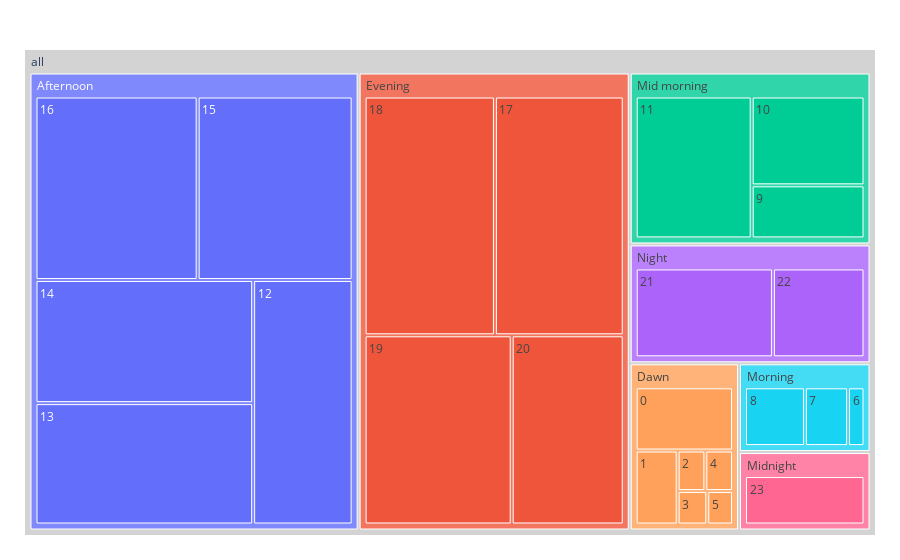

Notebook cell for this chart:
### Code cell
import plotly.express as px
fig = px.treemap(df, path=[px.Constant("all"), 'daytime', 'hour'])
fig.update_traces(root_color="lightgrey")
fig.update_layout(margin = dict(t=50, l=25, r=25, b=25))
fig.show()

### Figure 1 — Plotly figure (JSON) as saved in the notebook; plotly's stock layout.template omitted (floating-point values rounded to 4 significant figures)
{"data": [{"branchvalues": "total", "domain": {"x": [0, 1], "y": [0, 1]}, "hovertemplate": "labels=%{label}<br>count=%{value}<br>parent=%{parent}<br>id=%{id}<extra></extra>", "ids": ["all/Dawn/0", "all/Dawn/1", "all/Dawn/2", "all/Dawn/3", "all/Dawn/4", "all/Dawn/5", "all/Morning/6", "all/Morning/7", "all/Morning/8", "all/Mid morning/9", "all/Mid morning/10", "all/Mid morning/11", "all/Afternoon/12", "all/Afternoon/13", "all/Afternoon/14", "all/Afternoon/15", "all/Afternoon/16", "all/Evening/17", "all/Evening/18", "all/Evening/19", "all/Evening/20", "all/Night/21", "all/Night/22", "all/Midnight/23", "all/Afternoon", "all/Dawn", "all/Evening", "all/Mid morning", "all/Midnight", "all/Morning", "all/Night", "all"], "labels": ["0", "1", "2", "3", "4", "5", "6", "7", "8", "9", "10", "11", "12", "13", "14", "15", "16", "17", "18", "19", "20", "21", "22", "23", "Afternoon", "Dawn", "Evening", "Mid morning", "Midnight", "Morning", "Night", "all"], "name": "", "parents": ["all/Dawn", "all/Dawn", "all/Dawn", "all/Dawn", "all/Dawn", "all/Dawn", "all/Morning", "all/Morning", "all/Morning", "all/Mid morning", "all/Mid morning", "all/Mid morning", "all/Afternoon", "all/Afternoon", "all/Afternoon", "all/Afternoon", "all/Afternoon", "all/Evening", "all/Evening", "all/Evening", "all/Evening", "all/Night", "all/Night", "all/Midnight", "all", "all", "all", "all", "all", "all", "all", ""], "root": {"color": "lightgrey"}, "type": "treemap", "values": [236, 119, 43, 38, 43, 33, 45, 118, 164, 214, 358, 588, 757, 822, 834, 885, 926, 965, 976, 873, 665, 481, 321, 289, 4224, 512, 3479, 1160, 289, 327, 802, 10793]}], "layout": {"legend": {"tracegroupgap": 0}, "margin": {"b": 25, "l": 25, "r": 25, "t": 50}}}
